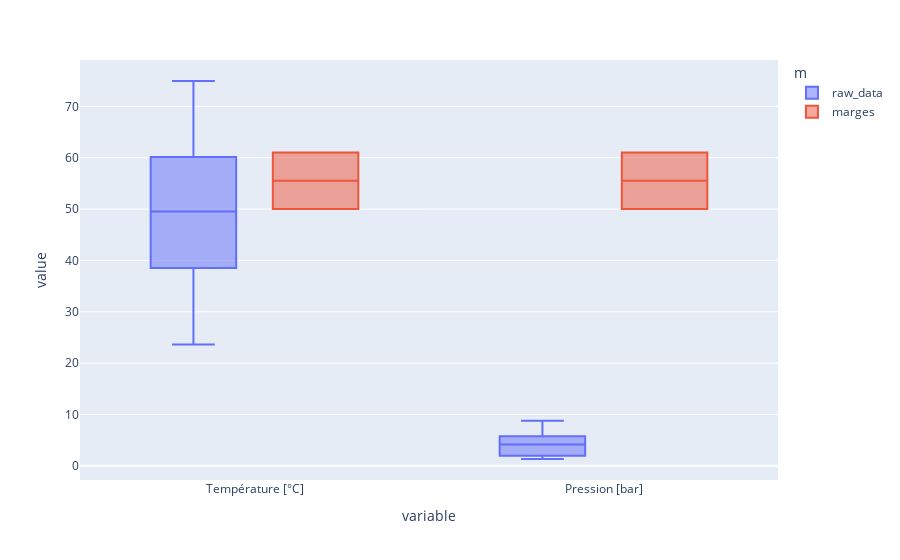

Source (notebook cell):
### Code cell
px.box(df2, y = df2.select_dtypes(include='number').columns, color='m')

### Figure 1 — Plotly figure (JSON) as saved in the notebook; plotly's stock layout.template omitted (floating-point values rounded to 4 significant figures)
{"data": [{"alignmentgroup": "True", "hovertemplate": "m=raw_data<br>variable=%{x}<br>value=%{y}<extra></extra>", "legendgroup": "raw_data", "marker": {"color": "#636efa"}, "name": "raw_data", "notched": false, "offsetgroup": "raw_data", "orientation": "v", "showlegend": true, "type": "box", "x": ["Température [°C]", "Température [°C]", "Température [°C]", "Température [°C]", "Température [°C]", "Température [°C]", "Température [°C]", "Température [°C]", "Température [°C]", "Température [°C]", "Pression [bar]", "Pression [bar]", "Pression [bar]", "Pression [bar]", "Pression [bar]", "Pression [bar]", "Pression [bar]", "Pression [bar]", "Pression [bar]", "Pression [bar]"], "x0": " ", "xaxis": "x", "y": [49.04, 74.93, 23.64, 63.4, 30.51, 60.16, 50.01, 40.96, 50.47, 38.51, 5.303, 8.791, 1.95, 2.889, 1.334, 3.327, 1.786, 5.018, 5.748, 7.124], "y0": " ", "yaxis": "y"}, {"alignmentgroup": "True", "hovertemplate": "m=marges<br>variable=%{x}<br>value=%{y}<extra></extra>", "legendgroup": "marges", "marker": {"color": "#EF553B"}, "name": "marges", "notched": false, "offsetgroup": "marges", "orientation": "v", "showlegend": true, "type": "box", "x": ["Température [°C]", "Température [°C]", "Pression [bar]", "Pression [bar]"], "x0": " ", "xaxis": "x", "y": [50, 61, 50, 61], "y0": " ", "yaxis": "y"}], "layout": {"boxmode": "group", "legend": {"title": {"text": "m"}, "tracegroupgap": 0}, "margin": {"t": 60}, "xaxis": {"anchor": "y", "domain": [0, 1], "title": {"text": "variable"}}, "yaxis": {"anchor": "x", "domain": [0, 1], "title": {"text": "value"}}}}
